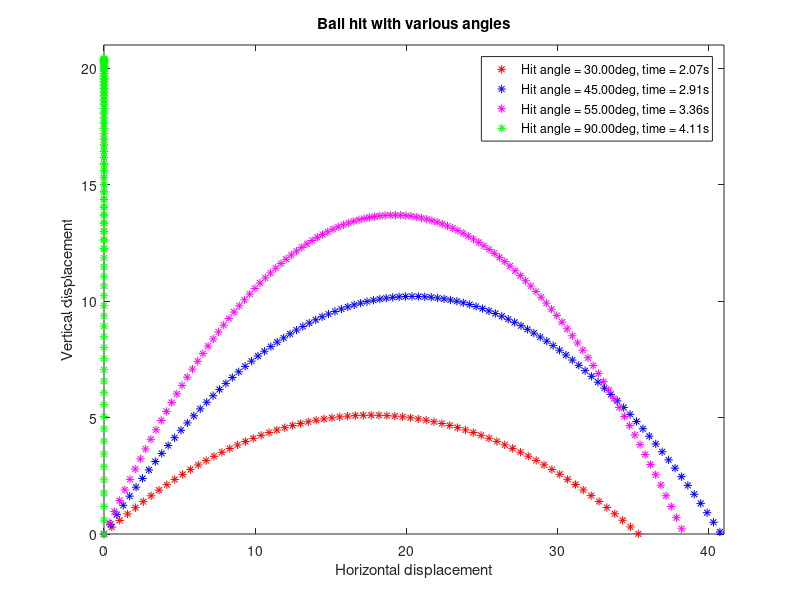

Recreate this plot in MATLAB.
clc; clear all;

%Ball thrown up with an angle

t=0:0.03:30; %time of simulation
u=20; %initial velocity
g=9.8; %gravitational force

%hitting angle1
angle1 = 30;
theta1=angle1*pi/180; %angle in radians

ux1=u*cos(theta1); %horizontal velocity 
uy1=u*sin(theta1);
x1=ux1*t; %horizontal displacement, no gravitational resistance
y1=uy1*t-0.5*g*t.^2; %vertical displacement
vel1 = uy1-g*t;

%----------------------------------------------
%hitting angle2
angle2 = 45;
theta2=angle2*pi/180; %angle in radians

ux2=u*cos(theta2); %horizontal velocity 
uy2=u*sin(theta2);
x2=ux2*t; %horizontal displacement, no gravitational resistance
y2=uy2*t-0.5*g*t.^2; %vertical displacement
vel2 = uy2-g*t;

%hitting angle3
angle3 = 55;
theta3=angle3*pi/180; %angle in radians

ux3=u*cos(theta3); %horizontal velocity 
uy3=u*sin(theta3);
x3=ux3*t; %horizontal displacement, no gravitational resistance
y3=uy3*t-0.5*g*t.^2; %vertical displacement
vel3 = uy3-g*t;

%hitting angle4
angle4 = 90; % equivalent to ball thrown vertically upwards
theta4=angle4*pi/180; %angle in radians

ux4=u*cos(theta4); %horizontal velocity 
uy4=u*sin(theta4);
x4=ux4*t; %horizontal displacement, no gravitational resistance
y4=uy4*t-0.5*g*t.^2; %vertical displacement
vel4 = uy4-g*t;

%------------Plotting the graphs---------------------
ground_cross1 = find(y1<=0);
ground1 = ground_cross1(2);
ground_cross2 = find(y2<=0);
ground2 = ground_cross2(2);
ground_cross3 = find(y3<=0);
ground3 = ground_cross3(2);
ground_cross4 = find(y4<=0);
ground4 = ground_cross4(2);

txt1 = sprintf('Hit angle = %.2fdeg, time = %.2fs',angle1,t(ground1));
txt2 = sprintf('Hit angle = %.2fdeg, time = %.2fs',angle2,t(ground2));
txt3 = sprintf('Hit angle = %.2fdeg, time = %.2fs',angle3,t(ground3));
txt4 = sprintf('Hit angle = %.2fdeg, time = %.2fs',angle4,t(ground4));
for i1=1:size(t,2)
    if(i1>1 && y3(i1)<=0) 
        break; %to avoid ball going below horizontal reference
    end
    plot(x1(i1),y1(i1),'r*')
    hold on;
    plot(x2(i1),y2(i1),'b*')
    hold on;
    plot(x3(i1),y3(i1),'m*')
    hold on;
    plot(x4(i1),y4(i1),'g*')
    hold on;
    xlabel('Horizontal displacement')
    ylabel('Vertical displacement')
    legend(txt1,txt2,txt3,txt4);
    axis([0 41 0 21]) %to see the entire animation in still axis
    title('Ball hit with various angles')
    pause(0.04); %to wait between two runs
end

